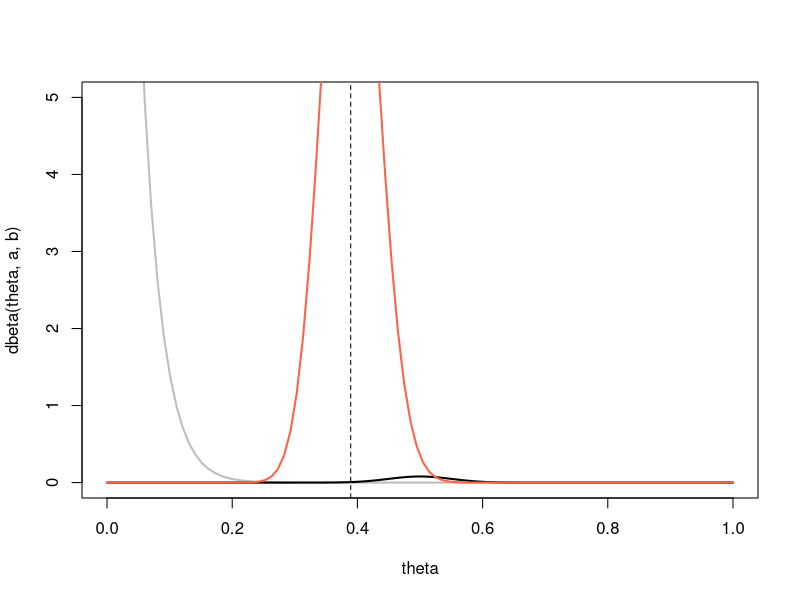

The R source for this figure:
a=1;b=30
x=50; n=100
theta <- seq(0,1,length.out=100)

plot(theta,dbeta(theta,a,b),
     col='gray',lwd=2,
     type='l',
     ylim=c(0,5))
abline(v=(x+a)/(a+b+n),lty=2)
lines(theta,dbinom(x,n,theta),
      lwd=2,
      type='l')
      
lines(theta,dbeta(theta,a+x,b+n-x),
      col='tomato',lwd=2,
      type='l')

(x+a)/(a+b+n)
